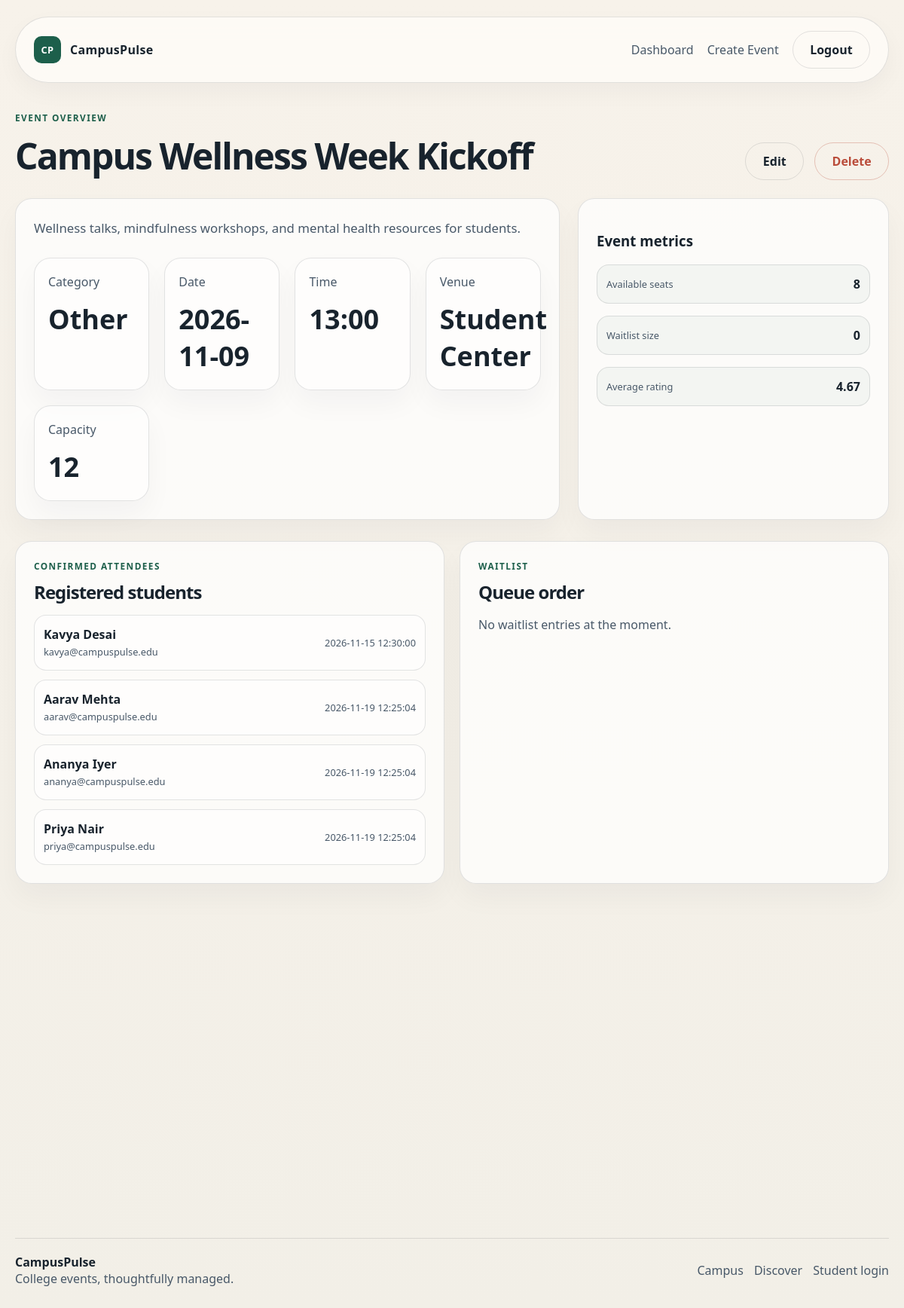
The page /admin/events/7 (signed in) on the database its author committed.
### tables this page shows
CREATE TABLE events (
                id INTEGER PRIMARY KEY AUTOINCREMENT,
                title TEXT NOT NULL,
                description TEXT NOT NULL,
                category TEXT NOT NULL,
                date TEXT NOT NULL,
                time TEXT NOT NULL,
                venue TEXT NOT NULL,
                seat_limit INTEGER NOT NULL CHECK(seat_limit > 0),
                created_by INTEGER NOT NULL,
                created_at TEXT NOT NULL DEFAULT CURRENT_TIMESTAMP,
                FOREIGN KEY(created_by) REFERENCES users(id)
            );

CREATE TABLE registrations (
                id INTEGER PRIMARY KEY AUTOINCREMENT,
                user_id INTEGER NOT NULL,
                event_id INTEGER NOT NULL,
                status TEXT NOT NULL DEFAULT 'confirmed' CHECK(status IN ('confirmed')),
                registered_at TEXT NOT NULL DEFAULT CURRENT_TIMESTAMP,
                UNIQUE(user_id, event_id),
                FOREIGN KEY(user_id) REFERENCES users(id),
                FOREIGN KEY(event_id) REFERENCES events(id)
            );

CREATE TABLE users (
                id INTEGER PRIMARY KEY AUTOINCREMENT,
                name TEXT NOT NULL,
                email TEXT NOT NULL UNIQUE,
                password_hash TEXT NOT NULL,
                role TEXT NOT NULL CHECK(role IN ('student', 'admin')),
                created_at TEXT NOT NULL DEFAULT CURRENT_TIMESTAMP
            );

### routes/admin.py (the view)
@admin_bp.route('/events/<int:event_id>')
@login_required
@admin_required
def event_detail(event_id):
    with get_db_connection() as connection:
        event = connection.execute('SELECT * FROM events WHERE id = ?', (event_id,)).fetchone()
        if not event:
            abort(404)
        registered_students = connection.execute(
            '''
            SELECT r.user_id, u.name, u.email, r.registered_at
            FROM registrations r
            JOIN users u ON u.id = r.user_id
            WHERE r.event_id = ?
            ORDER BY r.registered_at ASC
            ''',
            (event_id,),
        ).fetchall()
        waitlist = get_waitlist_for_event(event_id)
        feedback_summary = get_feedback_summary(event_id)
    return render_template(
        'admin/event_detail.html',
        event=event,
        registered_students=registered_students,
        waitlist=waitlist,
        feedback_summary=feedback_summary,
    )

### database.py (called while the page is built)
def get_db_connection():
    DATABASE_PATH.parent.mkdir(parents=True, exist_ok=True)
    connection = sqlite3.connect(DATABASE_PATH)
    connection.row_factory = sqlite3.Row
    connection.execute('PRAGMA foreign_keys = ON')
    return connection

### routes/auth.py (called while the page is built)
def login_required(view):
    @wraps(view)
    def wrapped(*args, **kwargs):
        if not session.get('user_id'):
            flash('Please log in to continue.', 'error')
            return redirect(url_for('auth.login'))
        return view(*args, **kwargs)
    return wrapped

def admin_required(view):
    @wraps(view)
    def wrapped(*args, **kwargs):
        if session.get('role') != 'admin':
            flash('Administrative access is required for this page.', 'error')
            return redirect(url_for('auth.login'))
        return view(*args, **kwargs)
    return wrapped

### services/waitlist.py (called while the page is built)
def get_waitlist_for_event(event_id):
    with get_db_connection() as connection:
        return connection.execute(
            '''
            SELECT w.id, w.user_id, u.name, u.email, w.joined_at
            FROM waitlist w
            JOIN users u ON u.id = w.user_id
            WHERE w.event_id = ?
            ORDER BY w.joined_at ASC
            ''',
            (event_id,),
        ).fetchall()

### templates/admin/event_detail.html (shortened to what this page needs)
{% extends 'base.html' %}
{% block content %}
  <section class="page-header reveal">
    <div>
      <p class="eyebrow">Event overview</p>
      <h1>{{ event.title }}</h1>
    </div>
    <div class="action-row">
      <a class="button button-outline" href="{{ url_for('admin.edit_event', event_id=event.id) }}">Edit</a>
      <form method="POST" action="{{ url_for('admin.delete_event', event_id=event.id) }}">
        <button class="button button-outline danger" type="submit">Delete</button>
      </form>
    </div>
  </section>
  <section class="detail-layout reveal">
    <div class="panel detail-panel">
      <p class="event-description">{{ event.description }}</p>
      <div class="stats-grid detail-stats">
        <div class="stat-card subtle"><span>Category</span><strong>{{ event.category }}</strong></div>
        <div class="stat-card subtle"><span>Date</span><strong>{{ event.date }}</strong></div>
        <div class="stat-card subtle"><span>Time</span><strong>{{ event.time }}</strong></div>
        <div class="stat-card subtle"><span>Venue</span><strong>{{ event.venue }}</strong></div>
        <div class="stat-card subtle"><span>Capacity</span><strong>{{ event.seat_limit }}</strong></div>
      </div>
    </div>
    <aside class="panel side-panel">
      <h3>Event metrics</h3>
      <div class="status-box">
        <span>Available seats</span>
        <strong>{{ event.seat_limit - (registered_students|length) }}</strong>
      </div>
      <div class="status-box">
        <span>Waitlist size</span>
        <strong>{{ waitlist|length }}</strong>
      </div>
      <div class="status-box">
        <span>Average rating</span>
        <strong>{{ feedback_summary.average_rating }}</strong>
      </div>
    </aside>
  </section>
  <section class="two-column-grid reveal">
    <div class="panel">
      <div class="section-header compact">
        <div>
          <p class="eyebrow">Confirmed attendees</p>
          <h2>Registered students</h2>
        </div>
      </div>
      {% if registered_students %}
        <div class="mini-list">
          {% for student in registered_students %}
            <div class="mini-item">
              <div>
                <strong>{{ student.name }}</strong>
                <span>{{ student.email }}</span>
              </div>
              <span>{{ student.registered_at }}</span>
            </div>
          {% endfor %}
        </div>
      {% else %}
        <p class="empty-text">No students have registered yet.</p>
      {% endif %}
    </div>
    <div class="panel">
      <div class="section-header compact">
        <div>
          <p class="eyebrow">Waitlist</p>
          <h2>Queue order</h2>
        </div>
      </div>
      {% if waitlist %}
        <div class="mini-list">
          {% for entry in waitlist %}
            <div class="mini-item">
              <div>
                <strong>{{ entry.name }}</strong>
                <span>{{ entry.email }}</span>
              </div>
              <span>#{{ loop.index }}</span>
            </div>
          {% endfor %}
        </div>
      {% else %}
        <p class="empty-text">No waitlist entries at the moment.</p>
      {% endif %}
    </div>
  </section>
{% endblock %}

### templates/base.html (shortened to what this page needs)
<!DOCTYPE html>
<html lang="en">
  <head>
    <link rel="stylesheet" href="{{ url_for('static', filename='css/style.css') }}" />
  </head>
  <body>
    <header class="topbar">
      <div class="brand-wrap">
        <a href="{{ url_for('student.home') }}" class="brand">
          <span class="brand-mark">CP</span>
          <span>CampusPulse</span>
        </a>
      </div>
      <div class="nav-shell">
        <nav id="main-nav-menu" class="main-nav" aria-label="Main navigation">
          {% if current_user %}
            {% if current_user.role == 'student' %}
              <a href="{{ url_for('student.home') }}">Home</a>
              <a href="{{ url_for('student.dashboard') }}">Dashboard</a>
              <a href="{{ url_for('student.events') }}">Events</a>
              <a href="{{ url_for('student.my_registrations') }}">My Registrations</a>
            {% else %}
              <a href="{{ url_for('admin.dashboard') }}">Dashboard</a>
              <a href="{{ url_for('admin.create_event') }}">Create Event</a>
            {% endif %}
            <a class="button button-outline" href="{{ url_for('auth.logout') }}">Logout</a>
          {% else %}
            <a href="{{ url_for('student.home') }}">Home</a>
            <a href="{{ url_for('student.events') }}">Events</a>
            <a class="button button-outline" href="{{ url_for('auth.login') }}">Login</a>
            <a class="button" href="{{ url_for('auth.signup') }}">Sign Up</a>
          {% endif %}
        </nav>
      </div>
    </header>
    <main class="page-shell">
      {% block content %}{% endblock %}
    </main>
    <footer class="site-footer">
      <div>
        <strong>CampusPulse</strong>
        <span>College events, thoughtfully managed.</span>
      </div>
      <div class="footer-links">
        <a href="{{ url_for('student.home') }}">Campus</a>
        <a href="{{ url_for('student.events') }}">Discover</a>
        <a href="{{ url_for('auth.login') }}">Student login</a>
      </div>
    </footer>
  </body>
</html>

### rows shown on the page
events: title "Campus Wellness Week Kickoff", description "Wellness talks, mindfulness workshops, and mental health resources for students.", category "Other", date "2026-11-09", time "13:00", venue "Student Center", seat_limit "12"
registrations: name "Kavya Desai", email "kavya@campuspulse.edu", registered_at "2026-11-15 12:30:00"
registrations: name "Aarav Mehta", email "aarav@campuspulse.edu", registered_at "2026-11-19 12:25:04"
registrations: name "Ananya Iyer", email "ananya@campuspulse.edu", registered_at "2026-11-19 12:25:04"
registrations: name "Priya Nair", email "priya@campuspulse.edu", registered_at "2026-11-19 12:25:04"

### other values the page prints
{{ event.seat_limit - (registered_students|length) }} "8"
{{ waitlist|length }} "0"
{{ feedback_summary.average_rating }} "4.67"
